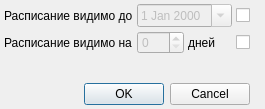
<?xml version="1.0" encoding="UTF-8"?>
<ui version="4.0">
 <class>ParamsForExternalDialog</class>
 <widget class="QDialog" name="ParamsForExternalDialog">
  <property name="geometry">
   <rect>
    <x>0</x>
    <y>0</y>
    <width>265</width>
    <height>109</height>
   </rect>
  </property>
  <property name="windowTitle">
   <string>Изменить параметры доступа к расписанию</string>
  </property>
  <layout class="QGridLayout" name="gridLayout">
   <property name="margin">
    <number>4</number>
   </property>
   <property name="spacing">
    <number>4</number>
   </property>
   <item row="2" column="0">
    <spacer name="verticalSpacer">
     <property name="orientation">
      <enum>Qt::Vertical</enum>
     </property>
     <property name="sizeHint" stdset="0">
      <size>
       <width>20</width>
       <height>40</height>
      </size>
     </property>
    </spacer>
   </item>
   <item row="3" column="0" colspan="4">
    <widget class="QDialogButtonBox" name="buttonBox">
     <property name="orientation">
      <enum>Qt::Horizontal</enum>
     </property>
     <property name="standardButtons">
      <set>QDialogButtonBox::Cancel|QDialogButtonBox::Ok</set>
     </property>
    </widget>
   </item>
   <item row="0" column="0">
    <widget class="QLabel" name="lblLastAccessibleTimelineDate">
     <property name="text">
      <string>Расписание видимо до</string>
     </property>
     <property name="wordWrap">
      <bool>false</bool>
     </property>
    </widget>
   </item>
   <item row="0" column="1" colspan="2">
    <widget class="CDateEdit" name="edtLastAccessibleTimelineDate">
     <property name="enabled">
      <bool>false</bool>
     </property>
     <property name="sizePolicy">
      <sizepolicy hsizetype="Maximum" vsizetype="Fixed">
       <horstretch>0</horstretch>
       <verstretch>0</verstretch>
      </sizepolicy>
     </property>
     <property name="toolTip">
      <string>Если это поле заполнено,
то указанная дата используется как предельная дата до которой видно расписание.</string>
     </property>
     <property name="calendarPopup">
      <bool>true</bool>
     </property>
    </widget>
   </item>
   <item row="1" column="0">
    <widget class="QLabel" name="lblTimelineAccessibilityDays">
     <property name="sizePolicy">
      <sizepolicy hsizetype="Minimum" vsizetype="Preferred">
       <horstretch>0</horstretch>
       <verstretch>0</verstretch>
      </sizepolicy>
     </property>
     <property name="text">
      <string>Расписание видимо на</string>
     </property>
     <property name="wordWrap">
      <bool>false</bool>
     </property>
    </widget>
   </item>
   <item row="1" column="1">
    <widget class="QSpinBox" name="edtTimelineAccessibilityDays">
     <property name="enabled">
      <bool>false</bool>
     </property>
     <property name="maximumSize">
      <size>
       <width>50</width>
       <height>16777215</height>
      </size>
     </property>
     <property name="toolTip">
      <string>Если это поле заполнено (не 0),
то указанная значение используется как количество дней начиная с текущего на которые видно расписание.</string>
     </property>
     <property name="maximum">
      <number>999</number>
     </property>
    </widget>
   </item>
   <item row="1" column="2">
    <widget class="QLabel" name="lblTimelineAccessibilityDaysSuffix">
     <property name="text">
      <string>дней</string>
     </property>
    </widget>
   </item>
   <item row="1" column="3">
    <widget class="QCheckBox" name="chkTimelineAccessibilityDays">
     <property name="text">
      <string/>
     </property>
    </widget>
   </item>
   <item row="0" column="4">
    <spacer name="horizontalSpacer">
     <property name="orientation">
      <enum>Qt::Horizontal</enum>
     </property>
     <property name="sizeHint" stdset="0">
      <size>
       <width>80</width>
       <height>20</height>
      </size>
     </property>
    </spacer>
   </item>
   <item row="1" column="4">
    <spacer name="horizontalSpacer_2">
     <property name="orientation">
      <enum>Qt::Horizontal</enum>
     </property>
     <property name="sizeHint" stdset="0">
      <size>
       <width>80</width>
       <height>20</height>
      </size>
     </property>
    </spacer>
   </item>
   <item row="0" column="3">
    <widget class="QCheckBox" name="chkLastAccessibleTimelineDate">
     <property name="text">
      <string/>
     </property>
     <property name="checked">
      <bool>false</bool>
     </property>
    </widget>
   </item>
   <item row="3" column="4">
    <spacer name="horizontalSpacer_3">
     <property name="orientation">
      <enum>Qt::Horizontal</enum>
     </property>
     <property name="sizeHint" stdset="0">
      <size>
       <width>40</width>
       <height>20</height>
      </size>
     </property>
    </spacer>
   </item>
  </layout>
 </widget>
 <customwidgets>
  <customwidget>
   <class>CDateEdit</class>
   <extends>QDateEdit</extends>
   <header>library/DateEdit.h</header>
  </customwidget>
 </customwidgets>
 <tabstops>
  <tabstop>edtLastAccessibleTimelineDate</tabstop>
  <tabstop>edtTimelineAccessibilityDays</tabstop>
  <tabstop>buttonBox</tabstop>
 </tabstops>
 <resources/>
 <connections>
  <connection>
   <sender>buttonBox</sender>
   <signal>accepted()</signal>
   <receiver>ParamsForExternalDialog</receiver>
   <slot>accept()</slot>
   <hints>
    <hint type="sourcelabel">
     <x>201</x>
     <y>82</y>
    </hint>
    <hint type="destinationlabel">
     <x>157</x>
     <y>86</y>
    </hint>
   </hints>
  </connection>
  <connection>
   <sender>buttonBox</sender>
   <signal>rejected()</signal>
   <receiver>ParamsForExternalDialog</receiver>
   <slot>reject()</slot>
   <hints>
    <hint type="sourcelabel">
     <x>201</x>
     <y>82</y>
    </hint>
    <hint type="destinationlabel">
     <x>205</x>
     <y>86</y>
    </hint>
   </hints>
  </connection>
  <connection>
   <sender>chkLastAccessibleTimelineDate</sender>
   <signal>clicked(bool)</signal>
   <receiver>edtLastAccessibleTimelineDate</receiver>
   <slot>setEnabled(bool)</slot>
   <hints>
    <hint type="sourcelabel">
     <x>249</x>
     <y>18</y>
    </hint>
    <hint type="destinationlabel">
     <x>187</x>
     <y>18</y>
    </hint>
   </hints>
  </connection>
  <connection>
   <sender>chkTimelineAccessibilityDays</sender>
   <signal>clicked(bool)</signal>
   <receiver>edtTimelineAccessibilityDays</receiver>
   <slot>setEnabled(bool)</slot>
   <hints>
    <hint type="sourcelabel">
     <x>249</x>
     <y>49</y>
    </hint>
    <hint type="destinationlabel">
     <x>169</x>
     <y>49</y>
    </hint>
   </hints>
  </connection>
 </connections>
</ui>
